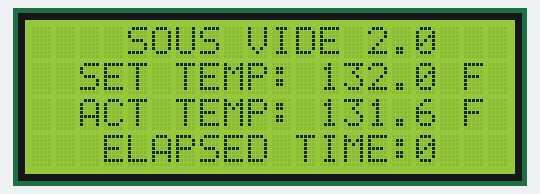
The sketch below on a simulated Arduino Nano, built with avr-gcc and run on an emulated ATmega328P. On the bench: 20×4 character LCD.

Above: at 0.1 s.
At 4.1 s:
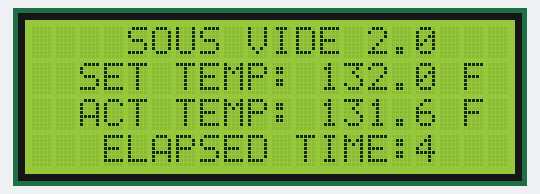
At 11.1 s:
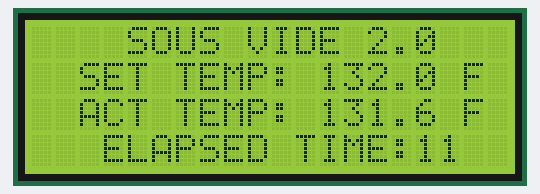
At 15.1 s:
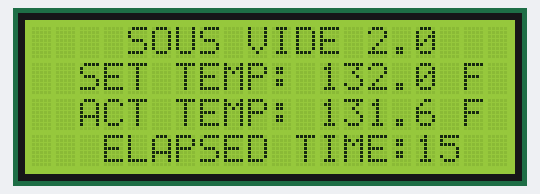
At 20.1 s:
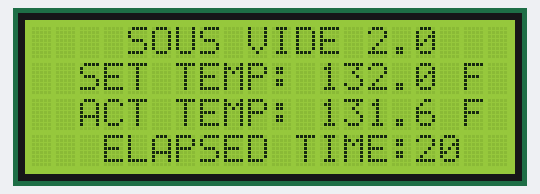
At 39.1 s:
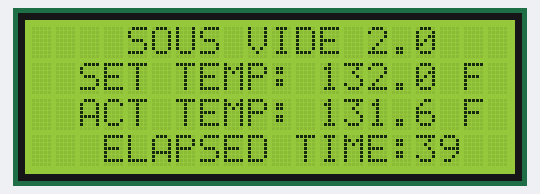

Measured:
- what the display in image 1 shows lasts 1.0 s, from 4.0 s to 5.0 s

The sketch:

LCD-test.ino
```cpp
/*
 Based on: http://www.hobbytronics.co.uk/arduino-tutorial10-lcd

 The circuit:
 * LCD VSS pin to Ground
 * LCD VDD pin to +5vdc
 * LCD VO pin to Middle pin of Pot
 * LCD RS pin to digital pin 12
 * LCD R/W pin to Ground
 * LCD Enable pin to digital pin 11
 * LCD D0 pin not connected
 * LCD D1 pin not connected
 * LCD D2 pin not connected
 * LCD D3 pin not connected
 * LCD D4 pin to digital pin 5
 * LCD D5 pin to digital pin 4
 * LCD D6 pin to digital pin 3
 * LCD D7 pin to digital pin 2
 * LCD A pin to +5vdc
 * LCD K pin to Ground
*comment
 */

// include the library code:
#include <LiquidCrystal.h>

// initialize the library with the numbers of the interface pins
LiquidCrystal lcd(12, 11, 5, 4, 3, 2);

void setup() {
  // declare pin 9 to be an output:
 // pinMode(9, OUTPUT);
 // analogWrite(9, 50);
  // set up the LCD's number of columns and rows:
  lcd.begin(20, 4);
  // Print a message to the LCD.
   lcd.print("    SOUS VIDE 2.0");
   lcd.setCursor(0, 1);
  lcd.print("  SET TEMP: 132.0 F");
    lcd.setCursor(0, 2);
  lcd.print("  ACT TEMP: 131.6 F");
}

void loop() {
  // set the cursor to column 0, line 1
  // (note: line 1 is the second row, since counting begins with 0):
  lcd.setCursor(0, 3);
  // print the number of seconds since reset:
  lcd.print("   ELAPSED TIME:");
  lcd.print(millis()/1000);

}
```
